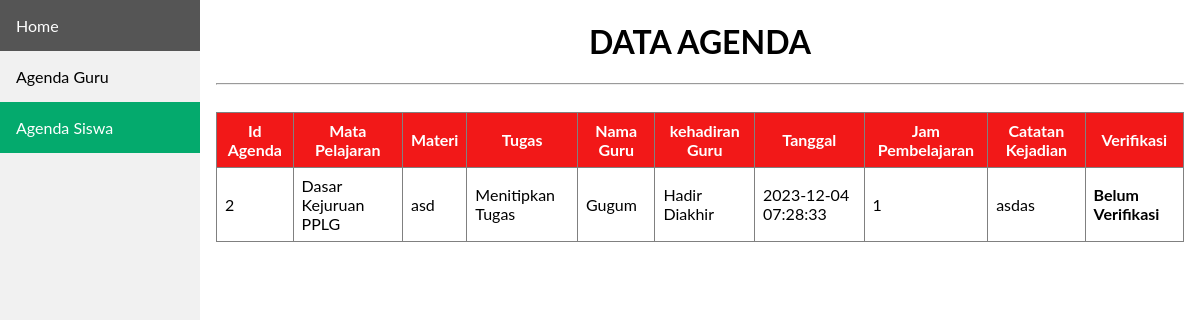
The page /agenda/tampil_agendaA.php on the database as committed earlier.
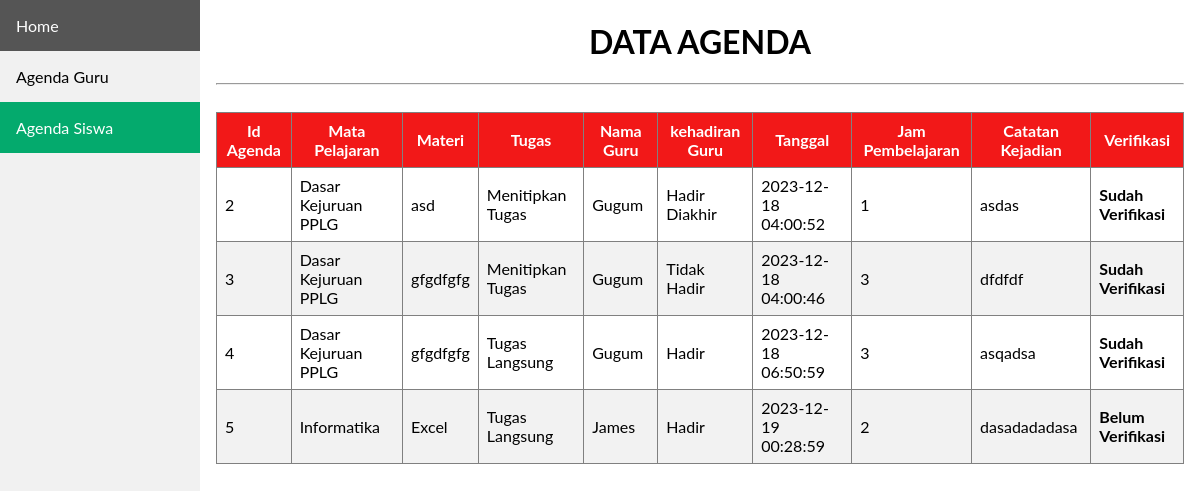
The same page on the database as committed later.
### tables this page shows
CREATE TABLE `tb_agenda` (
  `id_agenda` int(11) NOT NULL,
  `tgl` timestamp NOT NULL DEFAULT current_timestamp() ON UPDATE current_timestamp(),
  `jam_ke` int(11) NOT NULL,
  `nip` varchar(18) NOT NULL,
  `id_kelas` varchar(6) NOT NULL,
  `id_mapel` varchar(6) NOT NULL,
  `tugas` enum('Tugas Langsung','Menitipkan Tugas','Tidak Ada Tugas') NOT NULL,
  `materi` varchar(200) NOT NULL,
  `evaluasi` varchar(200) NOT NULL,
  `kehadiran` enum('Hadir','Tidak Hadir','Hadir Diakhir') NOT NULL,
  `verifikasi` varchar(50) NOT NULL
);

CREATE TABLE `tb_mapel` (
  `id_mapel` varchar(6) NOT NULL,
  `nama_mapel` varchar(70) NOT NULL
);

CREATE TABLE `tb_guru` (
  `nip` varchar(18) NOT NULL,
  `id_mapel` varchar(6) NOT NULL,
  `nama_guru` varchar(100) NOT NULL,
  `password` varchar(100) NOT NULL,
  `role` int(11) NOT NULL
);

### agenda/tampil_agendaA.php (the view, shortened to what this page needs)
<?php
    include 'koneksi.php';
    $sql = "SELECT tb_agenda.id_agenda, tb_mapel.nama_mapel, tb_agenda.materi, tb_agenda.tugas, tb_guru.nama_guru, tb_agenda.kehadiran,
            tb_agenda.tgl, tb_agenda.jam_ke, tb_agenda.evaluasi, tb_agenda.verifikasi FROM tb_agenda INNER JOIN tb_mapel ON tb_agenda.id_mapel = tb_mapel.id_mapel
            INNER JOIN tb_guru ON tb_agenda.nip = tb_guru.nip";
    $level = mysqli_query($Conn, $sql);
?>
<!DOCTYPE html>
<html>
<head>
    <link rel="stylesheet" href="navbar.css">
<body>
    <header>
    <div class="sidebar">
            <a href="beranda3.php">Home</a>
            <a href="tampil_agenda_guruA.php">Agenda Guru</a>
            <a class="active" href="tampil_agendaA.php">Agenda Siswa</a>
        </div>
    </header>
    <div class="content">
    <center>
<h1>DATA AGENDA</h1><hr>
<br>
<center>
<table border="1" cellspacing="0" cellpadding = "10px">
    <thead>
        <tr>
            <th>Id Agenda</th>
            <th>Mata Pelajaran</th>
            <th>Materi</th>
            <th>Tugas </th>
            <th>Nama Guru</th>
            <th>kehadiran Guru</th>
            <th>Tanggal </th>
            <th>Jam Pembelajaran </th>
            <th>Catatan Kejadian </th>
            <th>Verifikasi</th>
        </tr>
    </thead>
    <tbody>
    <?php foreach ($level as $row) : ?>
            <tr>
                <td><?= $row["id_agenda"];?></td>
                <td><?= $row["nama_mapel"];?></td>
                <td><?= $row["materi"];?></td>
                <td><?= $row["tugas"];?></td>
                <td><?= $row["nama_guru"];?></td>
                <td><?= $row["kehadiran"];?></td>
                <td><?= $row["tgl"];?></td>
                <td><?= $row["jam_ke"];?></td>
                <td><?= $row["evaluasi"];?></td>
                <td><b><?= $row["verifikasi"];?></b></td>
            </tr>
            <?php endforeach ;
            ?>
    </tbody>
</table>
    </center>
</div>

Rows that differ between the two databases and show on the page:
changed tb_agenda "asd": tgl "2023-12-04 07:28:33" → "2023-12-18 04:00:52"; verifikasi "Belum Verifikasi" → "Sudah Verifikasi"
added tb_agenda: id_agenda "3", id_mapel.nama_mapel "Dasar Kejuruan PPLG", materi "gfgdfgfg", tugas "Menitipkan Tugas", nip.nama_guru "Gugum", kehadiran "Tidak Hadir", tgl "2023-12-18 04:00:46", jam_ke "3", evaluasi "dfdfdf", verifikasi "Sudah Verifikasi"
added tb_agenda: id_agenda "4", id_mapel.nama_mapel "Dasar Kejuruan PPLG", materi "gfgdfgfg", tugas "Tugas Langsung", nip.nama_guru "Gugum", kehadiran "Hadir", tgl "2023-12-18 06:50:59", jam_ke "3", evaluasi "asqadsa", verifikasi "Sudah Verifikasi"
added tb_agenda: id_agenda "5", id_mapel.nama_mapel "Informatika", materi "Excel", tugas "Tugas Langsung", nip.nama_guru "James", kehadiran "Hadir", tgl "2023-12-19 00:28:59", jam_ke "2", evaluasi "dasadadadasa", verifikasi "Belum Verifikasi"
